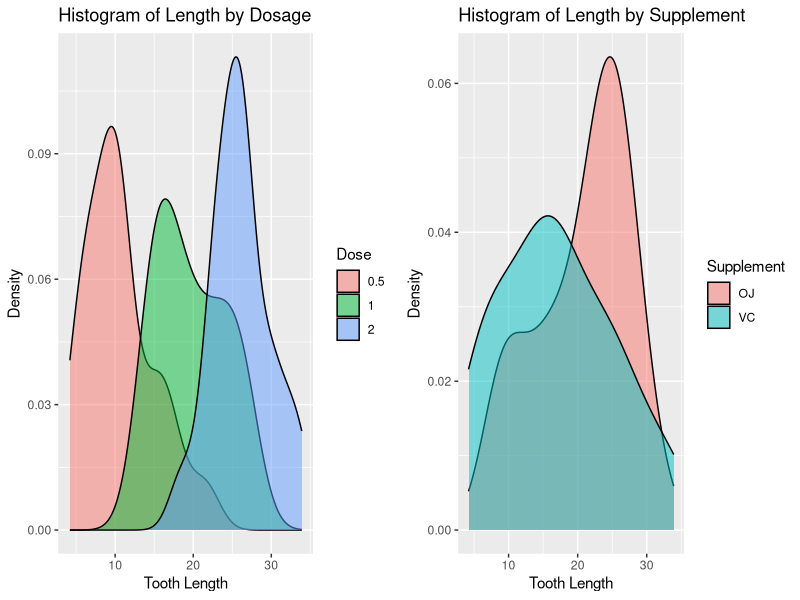
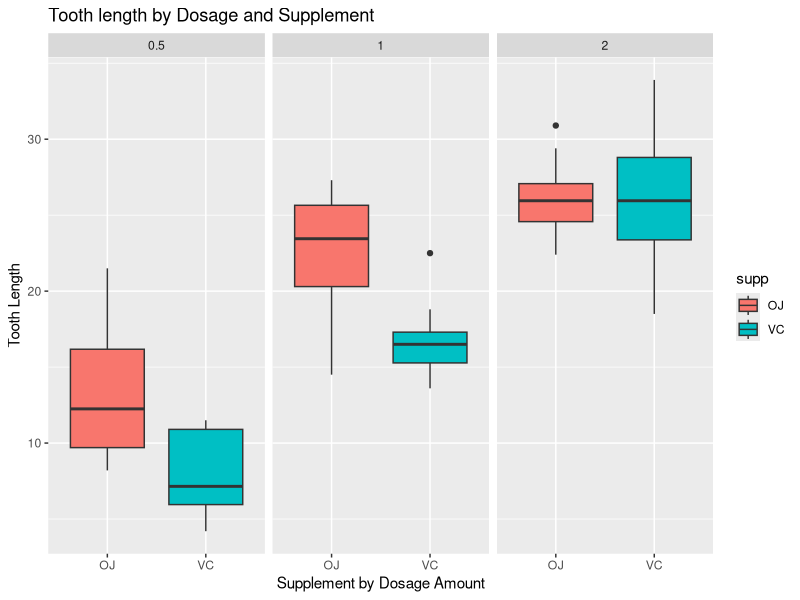

Source code (R) for these figures, in order: (Note: this script raises an error after producing the figures.)
## ---- chunk 1
library(gridExtra)
library(dplyr)
library(ggplot2)
library(knitr)

# get data set
library(datasets)
data(ToothGrowth)
data <- ToothGrowth
## ---- chunk 2
str(data)
## ---- chunk 3
statsSupp <- summarise(group_by(data, supp), count= n(), mean=mean(len), median=median(len), "Std Dev" = sd(len))
statsDose <- summarise(group_by(data, dose), count= n(), mean=mean(len), median=median(len), "Std Dev" = sd(len))

## ---- chunk 4
knitr::kable(statsSupp, digits=3, align='c', caption="Statistics by Supplement Type")
knitr::kable(statsDose, digits=3, align='c', caption="Statistics by Dosage")
## ---- chunk 5
g1 <- ggplot(data, aes(x=len, fill=as.factor(dose))) + geom_density(alpha = 0.5) +
    labs(x='Tooth Length', y='Density', title='Histogram of Length by Dosage') + 
    scale_fill_discrete(name="Dose")

g2 <- ggplot(data, aes(x=len, fill=as.factor(supp))) + geom_density(alpha = 0.5) +
    labs(x='Tooth Length', y='Density', title='Histogram of Length by Supplement') +
    scale_fill_discrete(name="Supplement")

grid.arrange(g1, g2, ncol=2)
## ---- chunk 6
ggplot(data = data, aes(x = supp, y = len)) +
    geom_boxplot(aes(fill = supp)) + 
    facet_wrap(~ dose) +
    labs(x='Supplement by Dosage Amount', y='Tooth Length', title='Tooth length by Dosage and Supplement')
## ---- chunk 7
D05 <- data[data$dose == 0.5,]
D10 <- data[data$dose == 1.0,]
D20 <- data[data$dose == 2.0,]

TXX <- t.test(len~supp, data=data, paired=FALSE, var.equal=FALSE)
T05 <- t.test(len~supp, data=D05, paired=FALSE, var.equal=FALSE)
T10 <- t.test(len~supp, data=D10, paired=FALSE, var.equal=FALSE)
T20 <- t.test(len~supp, data=D20, paired=FALSE, var.equal=FALSE)

results_supp <- data.frame(
    "p-value"  = c(TXX$p.value, T05$p.value, T10$p.value, T20$p.value),
    "CI.Lower" = c(TXX$conf.int[1], T05$conf.int[1], T10$conf.int[1], T20$conf.int[1]),
    "CI.Upper" = c(TXX$conf.int[2], T05$conf.int[2], T10$conf.int[2], T20$conf.int[2]),
    "OJ mean" = c(TXX$estimate[1], T05$estimate[1], T10$estimate[1], T20$estimate[1]),
    "VC mean" = c(TXX$estimate[2], T05$estimate[2], T10$estimate[2], T20$estimate[2]),
    row.names = c("Dose: ALL","Dose: 0.5","Dose: 1.0","Dose: 2.0" )
    )

kable(results_supp, digits=3, align='c', caption="95% t-test summary for Supplement Types (OJ,VC)")
## ---- chunk 8
library(dplyr)

#Subset data for dosage amounts
D01 <- filter(data,dose==c(0.5,1))
D12 <- filter(data,dose==c(1,2))
D02 <- filter(data,dose==c(0.5,2))

#subset data for OJ and dosage amounts
OJ01 <- filter(data,supp=="OJ" & dose==c(0.5,1))
OJ12 <- filter(data,supp=="OJ" & dose==c(1,2))
OJ02 <- filter(data,supp=="OJ" & dose==c(0.5,2))

#subset data for VC and dosage amounts
VC01 <- filter(data,supp=="VC" & dose==c(0.5,1))
VC12 <- filter(data,supp=="VC" & dose==c(1,2))
VC02 <- filter(data,supp=="VC" & dose==c(0.5,2))

#t.test for dosage amounts
TD01 <- t.test(len~dose, data=D01, paired=FALSE, var.equal=FALSE)
TD12 <- t.test(len~dose, data=D12, paired=FALSE, var.equal=FALSE)
TD02 <- t.test(len~dose, data=D02, paired=FALSE, var.equal=FALSE)

#t.test for OJ and dosage amounts
TOJ01 <- t.test(len~dose, data=OJ01, paired=FALSE, var.equal=FALSE)
TOJ12 <- t.test(len~dose, data=OJ12, paired=FALSE, var.equal=FALSE)
TOJ02 <- t.test(len~dose, data=OJ02, paired=FALSE, var.equal=FALSE)

#t.test for VC and dosage amounts
TVC01 <- t.test(len~dose, data=VC01, paired=FALSE, var.equal=FALSE)
TVC12 <- t.test(len~dose, data=VC12, paired=FALSE, var.equal=FALSE)
TVC02 <- t.test(len~dose, data=VC02, paired=FALSE, var.equal=FALSE)

df <- data.frame()
LST <- list('All:0.5-1.0'=TD01,'All:1.0-2.0'=TD12,'All:0.5-2.0'=TD02,
            'OJ:0.5-1.0'=TOJ01,'OJ:1.0-2.0'=TOJ12,'OJ:0.5-2.0'=TOJ02,
            'VC:0.5-1.0'=TVC01,'VC:1.0-2.0'=TVC12,'VC:0.5-2.0'=TVC02)
i <- 0
for (x in LST) {
    i <- i+1
    df <- rbind(df, data.frame(p.value = x$p.value,
                               CI.lower = x$conf.int[1],
                               CI.upper = x$conf.int[2],
                               mean1 = x$estimate[1], 
                               mean2 = x$estimate[2],
                               row.names = names(LST)[i]
))}

kable(df, digits=5, align='c', caption="95% t-test summary for Dosage Amts (0.5mg,1.0mg,2.0mg)")
